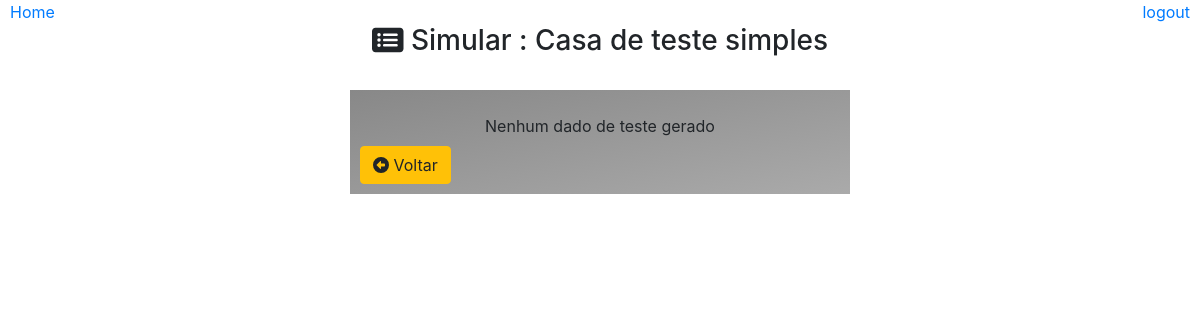
The app's page /simular/meses/?id=1, older data.
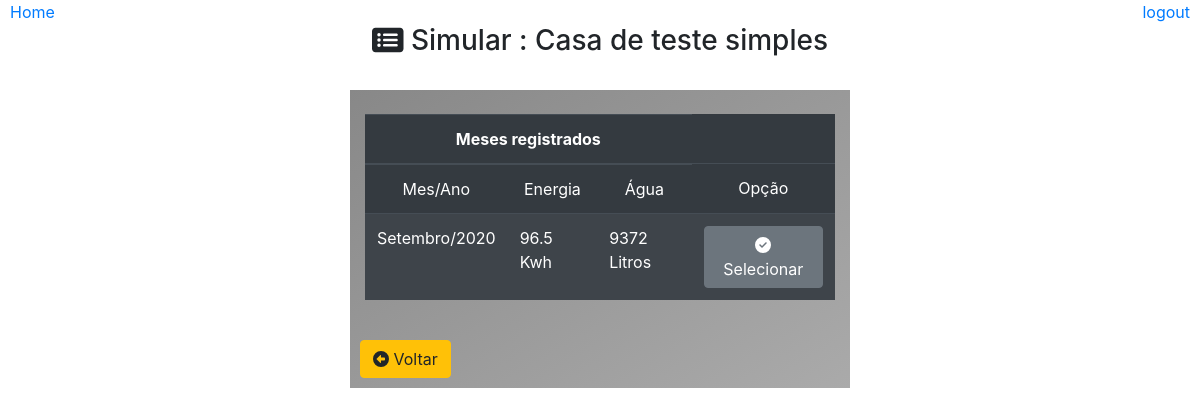
The same page, newer data.
### core/models.py (models this page shows)
class ConsumoMes(models.Model):
    casa = models.ForeignKey(Casa,on_delete=models.CASCADE)
    categoria = models.ForeignKey(Categoria, null=True, on_delete=models.CASCADE)
    mes = models.CharField(max_length=30)
    ano = models.IntegerField()
    agua = models.IntegerField(default=0)
    agua_semana = models.IntegerField(default=0)
    agua_feriado = models.IntegerField(default=0)
    energia = models.IntegerField(default=0)
    energia_semana = models.IntegerField(default=0)
    energia_feriado = models.IntegerField(default=0)
    class Meta:
        db_table = 'consumo_mes'

### core/pages/simulacao/views.py (the view)
# urls.py: path('simular/meses/', simular.ListarMeses),
def ListarMeses(request):
    id = request.GET.get('id')
    if id:
        casa = Casa.objects.get(id=id)
        meses = ConsumoMes.objects.filter(casa=casa)
        for mes in meses:
            mes.energia = round((mes.energia/1000), 1)
    dados = {
        'titulo':'Meses cadastrados',
        'casa':casa,
        'meses': meses
    }
    return render(request, 'simulacao/listarMeses.html',dados)

### templates/simulacao/listarMeses.html (shortened to what this page needs)
{% extends "model-page.html" %}
{% block content %}
    <div align='center'>
        <br>
        <h3><i class="fas fa-list-alt"></i> Simular : {{casa.nome}}</h3><br>
        <div class="col col-6 col-sm-6 col-md-4 col-lg-5 col-xs-4 container box-gray">
            <br>
            {% if meses %}
            <table class="table table-striped table-dark">
                <thead>
                    <tr align="center">
                        <th colspan="3">Meses registrados</th>
                    </tr>
                    <tr>
                        <td align="center">
                            Mes/Ano
                        </td>
                        <td align="center">
                            Energia
                        </td>
                        <td align="center">
                            Água
                        </td>
                        <td align="center">
                            Opção
                        </td>
                    </tr>
                    </thead>
                {% for item in meses %}
                    <tr>
                        <td>
                            {{item.mes}}/{{item.ano}}
                        </td>
                        <td>
                            {{item.energia}} Kwh
                        </td>
                        <td>
                            {{item.agua}} Litros
                        </td>
                        <td>
                            <form action="/simular/algoritmos" method="GET">
                                <button type="submit" class="btn btn-secondary">
                                    <i class="fas fa-check-circle"></i>
                                    Selecionar
                                </button>
                            </form>
                        </td>
                    </tr>
                {% endfor %}
            </table>
            {% else %}
                <label> Nenhum dado de teste gerado</label>
            {% endif %}
            <br>
            <a type="button" class="btn btn-warning"style="position: absolute; left: 10px;" href="/simular/casas/">
                <i class='fas fa-arrow-alt-circle-left'></i> Voltar
            </a>
            <br><br>
        </div>
    </div>
{% endblock %}

Row changes from the older to the newer data that the page shows:
added ConsumoMes: mes "Setembro", ano "2020", energia "96.5", agua "9372"
Text that changed along with them:
text no longer shown: "Nenhum dado de teste gerado"
text now shown: "Meses registrados Mes/Ano Energia Água Opção"
